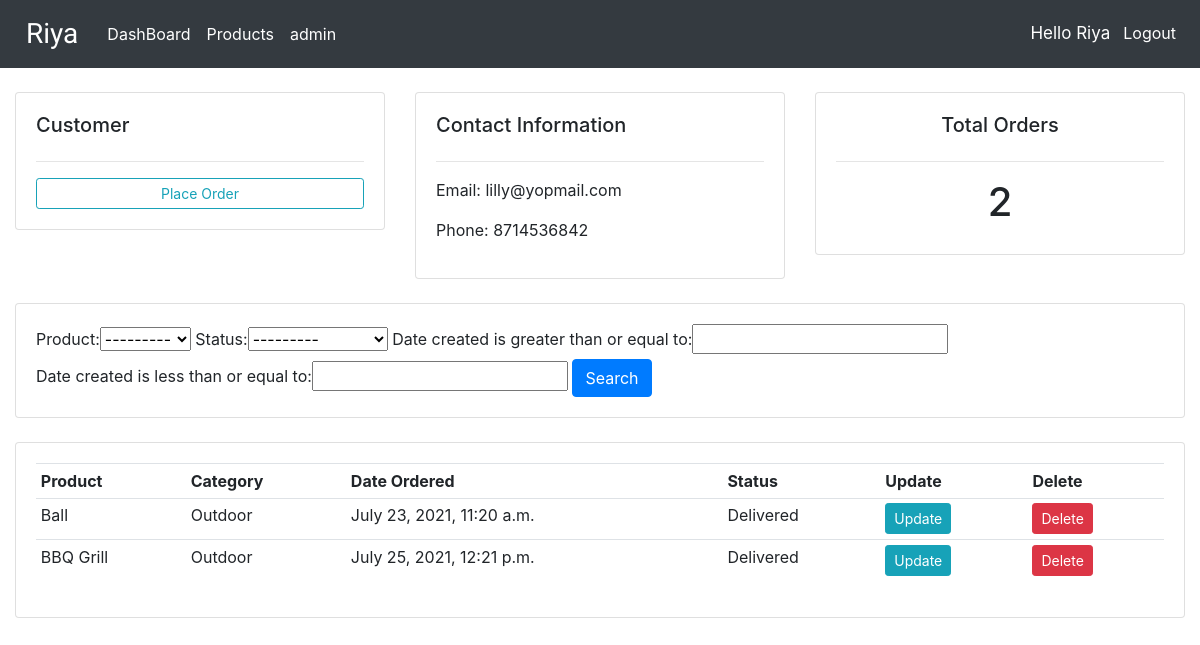
The app's page /customer/1/ (signed in) with its own data.
### accounts/models.py (models this page shows, shortened)
class Customer(models.Model):
    user = models.OneToOneField(User, null=True, on_delete=models.CASCADE)
    name = models.CharField(max_length=25, null=True)
    phone = models.CharField(max_length=25, null=True)
    email = models.EmailField(max_length=25, null=True)
    profile_pic = models.ImageField(default='default_image.png',null=True, blank=True)
    date_created = models.DateTimeField(auto_now_add=True, null=True)

class Order(models.Model):
    STATUS = (
        ('Pending', 'Pending'),
        ('Out for delivery', 'Out for delivery'),
        ('Delivered', 'Delivered')
    )
    customer = models.ForeignKey(Customer, on_delete=models.SET_NULL, null=True)
    product = models.ForeignKey(Product, on_delete=models.SET_NULL, null=True)
    status = models.CharField(choices=STATUS, max_length=25, null=True)
    date_created = models.DateTimeField(auto_now_add=True, null=True)

class Product(models.Model):
    CATEGORY = (
        ('Indoor', 'Indoor'),
        ('Outdoor', 'Outdoor')
    )
    name = models.CharField(max_length=25, null=True)
    price = models.FloatField(null=True)
    category = models.CharField(max_length=25, null=True, choices=CATEGORY)
    discription = models.TextField(max_length=500, null=True, blank=True)
    date_created = models.DateTimeField(auto_now_add=True, null=True)
    tags = models.ManyToManyField(Tag)
    def __str__(self):
        return self.name

### accounts/decorators.py (the view)
        def wrapper_func(request, *args, **kwargs):
            group = None
            if request.user.groups.exists():
                group = request.user.groups.all()[0].name
            if group in allowed_roles:
                return view_func(request, *args, **kwargs)
            else:
                return redirect('accounts:user')

### accounts/views.py (called while the page is built)
@login_required(login_url='accounts:login')
@allowed_users(allowed_roles=['admin'])
def customer(request, pk):
    customer = Customer.objects.get(id=pk)
    orders = customer.order_set.all()
    total_orders = orders.count()
    myFilter = OrderFilter(request.GET, queryset=orders)
    orders = myFilter.qs
    context={'customer':customer, 'orders':orders, 'total_orders':total_orders, 'myFilter':myFilter}
    return render(request, 'accounts/customer.html', context)

### accounts/templates/accounts/customer.html
{% extends "accounts/base.html" %}
{% block content %}
  <br>
  <div class="row">
    <div class="col-md">
      <div class="card card-body">
        <h5>Customer</h5>
        <hr>
        <a class="btn btn-outline-info btn-sm btn-block" href="{% url 'accounts:create_order' customer.id %}" role="button">Place Order</a>
      </div>
    </div>
    <div class="col-md">
      <div class="card card-body">
        <h5>Contact Information</h5>
        <hr>
        <p>Email: {{ customer.email }}</p>
        <p>Phone: {{ customer.phone }}</p>
      </div>
    </div>
    <div class="col-md">
      <div class="card card-body text-center">
        <h5>Total Orders</h5>
        <hr>
        <h1>{{ total_orders }}</h1>
      </div>
    </div>
  </div>
  <br>
  <div class="row">
    <div class="col">
      <div class="card card-body">
        <form method="get">
				  {{myFilter.form}}
		      <button class="btn btn-primary" type="submit">Search</button>
		     </form>
      </div>
    </div>
  </div>
  <br>
  <div class="row">
    <div class="col-md">
      <div class="card card-body">
        <table class="table table-sm">
          <tr>
            <th>Product</th>
            <th>Category</th>
            <th>Date Ordered</th>
            <th>Status</th>
            <th>Update</th>
            <th>Delete</th>
          </tr>
          {% for ord in orders %}
            <tr>
              <td>{{ ord.product }}</td>
              <td>{{ ord.product.category }}</td>
              <td>{{ ord.date_created }}</td>
              <td>{{ ord.status }}</td>
              <td>
                <a class="btn btn-info btn-sm" href="{% url 'accounts:update_order' ord.id %}" role="button">Update</a>
              </td>
              <td>
                <a class="btn btn-danger btn-sm" href="{% url 'accounts:delete_order' ord.id %}" role="button">Delete</a>
              </td>
            </tr>
          {% endfor %}
        </table>
      </div>
    </div>
  </div>
{% endblock %}

### accounts/templates/accounts/base.html (shortened to what this page needs)
<!DOCTYPE html>
{% load static %}
{% load bootstrap4 %}
<html lang="en" dir="ltr">
  <head>
    <link rel="stylesheet" href="{% static 'css/main.css' %}">
    <link rel="stylesheet" href="https://cdn.jsdelivr.net/npm/bootstrap@4.6.0/dist/css/bootstrap.min.css">
  </head>
  <body>
    <nav class="navbar sticky-top navbar-expand-lg navbar-dark bg-dark">
      <span class="navbar-brand mb-0 h1">Riya</span>
      <div class="collapse navbar-collapse" id="navbarNav">
        <ul class="navbar-nav">
          {% if request.user.is_staff %}
            <li class="nav-item active">
              <a class="nav-link" href="{% url 'accounts:home' %}">DashBoard</a>
            </li>
            <li class="nav-item active">
              <a class="nav-link" href="{% url 'accounts:products' %}">Products</a>
            </li>
            <li class="nav-item active">
              <a class="nav-link" href="{% url 'admin:index' %}">admin</a>
            </li>
          {% else %}
            <li class="nav-item active">
              <a class="nav-link" href="{% url 'accounts:account' %}">Settings</a>
            </li>
          {% endif %}
        </ul>
        <ul class="navbar-nav ml-auto">
          <li class="nav-item active">
            <span class="navbar-text" style="color: #fff;font-size: 17px;margin-right: 5px;">Hello {{ request.user }}</span>
          </li>
          <li class="nav-item active">
            <a class="nav-link" href="{% url 'accounts:logout' %}">Logout</a>
          </li>
        </ul>
      </div>
    </nav>
    <div class="container-fluid">
      {% block content %}
      {% endblock %}
    </div>
  </body>
</html>

### static/css/main.css (style rules this page uses)
body { background-color: #ebeff5; }

### accounts/templates/accounts/base.html (style rules this page uses)
.navbar-brand { font-family: 'Festive', cursive; font-size: 1.75em; padding-right: 5px; padding-left: 10px; }

### records on screen
Customer: email "lilly@yopmail.com", phone "8714536842"
Order: product "Ball", product.category "Outdoor", date_created "July 23, 2021, 11:20 a.m.", status "Delivered"
Order: product "BBQ Grill", product.category "Outdoor", date_created "July 25, 2021, 12:21 p.m.", status "Delivered"

### other values on screen
{{ request.user }} "Riya"
{{ total_orders }} "2"
